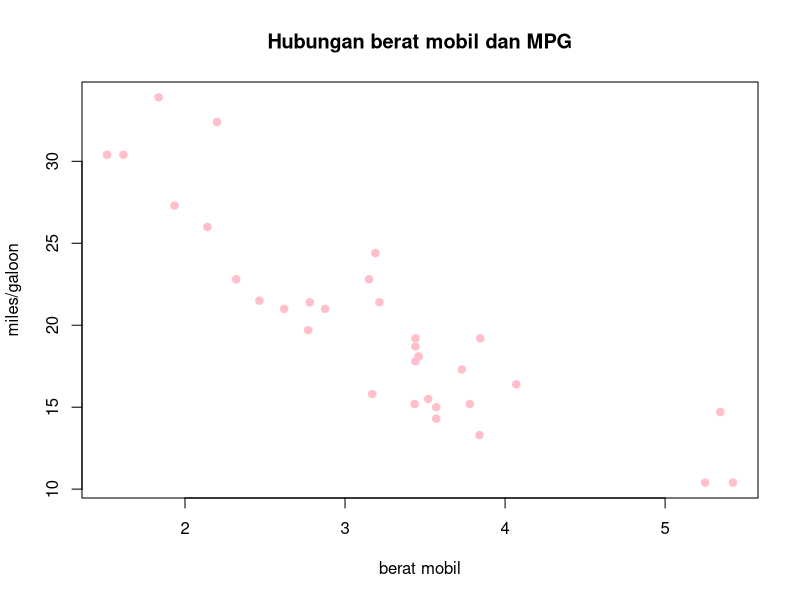
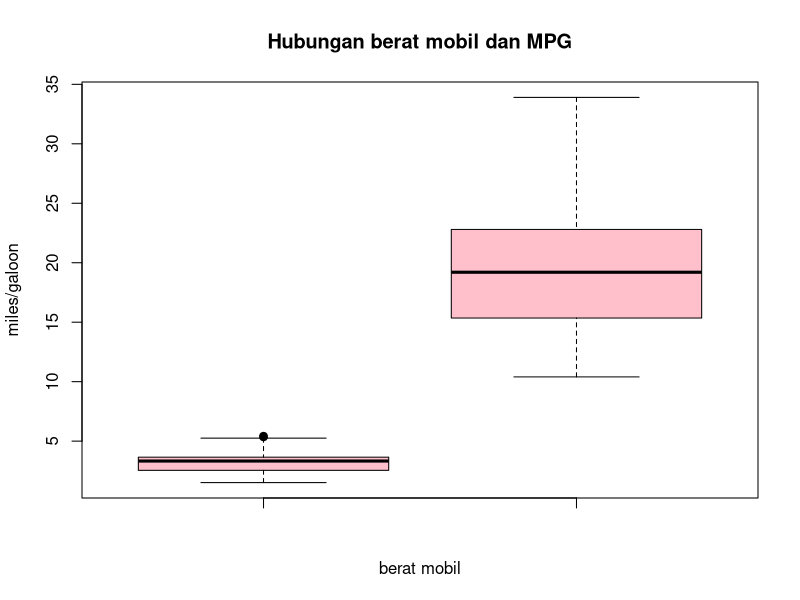

R code for these plots, in order:
summary(mtcars)
mean(mtcars$mpg)
sd(mtcars$mpg)
max(mtcars$mpg)
min(mtcars)
quantile(mtcars$mpg, 0,5)
mtcars

#Branch
data(mtcars)
head(mtcars)
plot(mtcars$wt, mtcars$mpg,
     main = "Hubungan berat mobil dan MPG",
     xlab = 'berat mobil',
     ylab = 'miles/galoon',
     col = 'pink', pch = 19)
boxplot(mtcars$wt, mtcars$mpg,
     main = "Hubungan berat mobil dan MPG",
     xlab = 'berat mobil',
     ylab = 'miles/galoon',
     col = 'pink', pch = 19)
